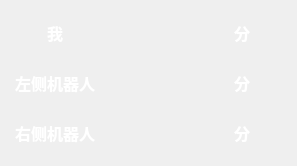
<?xml version="1.0" encoding="UTF-8"?>
<ui version="4.0">
 <class>ScorePanel</class>
 <widget class="QWidget" name="ScorePanel">
  <property name="geometry">
   <rect>
    <x>0</x>
    <y>0</y>
    <width>297</width>
    <height>166</height>
   </rect>
  </property>
  <property name="windowTitle">
   <string>Form</string>
  </property>
  <layout class="QGridLayout" name="gridLayout">
   <item row="0" column="0">
    <widget class="QLabel" name="myTitle">
     <property name="font">
      <font>
       <pointsize>12</pointsize>
       <bold>true</bold>
      </font>
     </property>
     <property name="styleSheet">
      <string notr="true">color: rgb(255, 255, 255);</string>
     </property>
     <property name="text">
      <string>我</string>
     </property>
     <property name="alignment">
      <set>Qt::AlignmentFlag::AlignCenter</set>
     </property>
    </widget>
   </item>
   <item row="0" column="1">
    <widget class="QLabel" name="myScore">
     <property name="font">
      <font>
       <pointsize>12</pointsize>
       <bold>true</bold>
      </font>
     </property>
     <property name="styleSheet">
      <string notr="true">color: rgb(255, 255, 255);</string>
     </property>
     <property name="text">
      <string/>
     </property>
     <property name="alignment">
      <set>Qt::AlignmentFlag::AlignCenter</set>
     </property>
    </widget>
   </item>
   <item row="0" column="2">
    <widget class="QLabel" name="scoreOne">
     <property name="font">
      <font>
       <pointsize>12</pointsize>
       <bold>true</bold>
      </font>
     </property>
     <property name="styleSheet">
      <string notr="true">color: rgb(255, 255, 255);</string>
     </property>
     <property name="text">
      <string>分</string>
     </property>
     <property name="alignment">
      <set>Qt::AlignmentFlag::AlignCenter</set>
     </property>
    </widget>
   </item>
   <item row="1" column="0">
    <widget class="QLabel" name="leftTitle">
     <property name="font">
      <font>
       <pointsize>12</pointsize>
       <bold>true</bold>
      </font>
     </property>
     <property name="styleSheet">
      <string notr="true">color: rgb(255, 255, 255);</string>
     </property>
     <property name="text">
      <string>左侧机器人</string>
     </property>
     <property name="alignment">
      <set>Qt::AlignmentFlag::AlignCenter</set>
     </property>
    </widget>
   </item>
   <item row="1" column="1">
    <widget class="QLabel" name="leftScore">
     <property name="font">
      <font>
       <pointsize>12</pointsize>
       <bold>true</bold>
      </font>
     </property>
     <property name="styleSheet">
      <string notr="true">color: rgb(255, 255, 255);</string>
     </property>
     <property name="text">
      <string/>
     </property>
     <property name="alignment">
      <set>Qt::AlignmentFlag::AlignCenter</set>
     </property>
    </widget>
   </item>
   <item row="1" column="2">
    <widget class="QLabel" name="scoreTwo">
     <property name="font">
      <font>
       <pointsize>12</pointsize>
       <bold>true</bold>
      </font>
     </property>
     <property name="styleSheet">
      <string notr="true">color: rgb(255, 255, 255);</string>
     </property>
     <property name="text">
      <string>分</string>
     </property>
     <property name="alignment">
      <set>Qt::AlignmentFlag::AlignCenter</set>
     </property>
    </widget>
   </item>
   <item row="2" column="0">
    <widget class="QLabel" name="rightTitle">
     <property name="font">
      <font>
       <pointsize>12</pointsize>
       <bold>true</bold>
      </font>
     </property>
     <property name="styleSheet">
      <string notr="true">color: rgb(255, 255, 255);</string>
     </property>
     <property name="text">
      <string>右侧机器人</string>
     </property>
     <property name="alignment">
      <set>Qt::AlignmentFlag::AlignCenter</set>
     </property>
    </widget>
   </item>
   <item row="2" column="1">
    <widget class="QLabel" name="rightScore">
     <property name="font">
      <font>
       <pointsize>12</pointsize>
       <bold>true</bold>
      </font>
     </property>
     <property name="styleSheet">
      <string notr="true">color: rgb(255, 255, 255);</string>
     </property>
     <property name="text">
      <string/>
     </property>
     <property name="alignment">
      <set>Qt::AlignmentFlag::AlignCenter</set>
     </property>
    </widget>
   </item>
   <item row="2" column="2">
    <widget class="QLabel" name="scoreThree">
     <property name="font">
      <font>
       <pointsize>12</pointsize>
       <bold>true</bold>
      </font>
     </property>
     <property name="styleSheet">
      <string notr="true">color: rgb(255, 255, 255);</string>
     </property>
     <property name="text">
      <string>分</string>
     </property>
     <property name="alignment">
      <set>Qt::AlignmentFlag::AlignCenter</set>
     </property>
    </widget>
   </item>
  </layout>
 </widget>
 <resources/>
 <connections/>
</ui>
